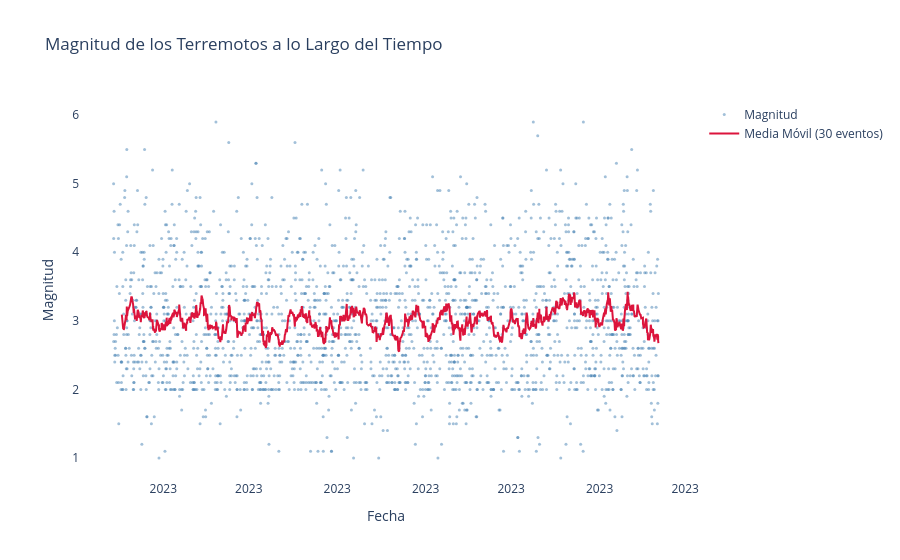

Here is the notebook cell this chart was saved with:
### Code cell
#Creo un grafico Scatter con todos los datos de mustra, incluyo una linea de media movil para identificar tendencias

#Aqui creo una funcion encargada de generar el Scatter y la media movil
def create_line(data):
    # Media móvil de 30 eventos
    data = data.copy()
    data["Media_Movil"] = data["Magnitude"].rolling(window=30).mean()

    fig = go.Figure()

    #Creo el grafico Scatter
    fig.add_trace(go.Scatter(
        x=data["Date & Time"],
        y=data["Magnitude"],
        mode="markers",
        name="Magnitud",
        marker=dict(size=3, color="steelblue", opacity=0.5)
    ))

    #Añado la media movil al grafico
    fig.add_trace(go.Scatter(
        x=data["Date & Time"],
        y=data["Media_Movil"],
        mode="lines",
        name="Media Móvil (30 eventos)",
        line=dict(color="crimson", width=2)
    ))

    #Personalizo titulos, nombres de ejes, color de fondo, etc
    fig.update_layout(
        title="Magnitud de los Terremotos a lo Largo del Tiempo",
        xaxis_title="Fecha",
        yaxis_title="Magnitud",
        xaxis=dict(tickformat="%Y"),
        plot_bgcolor="white",
        hovermode="x unified"
    )
    return fig

figlin = create_line(df)
figlin.show()

### Figure 1 — Plotly figure (JSON) as saved in the notebook; plotly's stock layout.template omitted (floating-point values rounded to 4 significant figures; data arrays with more than 128 entries replaced by an {"elided": "..."} marker saying what was removed)
{"data": [{"marker": {"color": "steelblue", "opacity": 0.5, "size": 3}, "mode": "markers", "name": "Magnitud", "type": "scatter", "x": {"elided": "2000 str values"}, "y": {"elided": "2000 float values"}}, {"line": {"color": "crimson", "width": 2}, "mode": "lines", "name": "Media Móvil (30 eventos)", "type": "scatter", "x": {"elided": "2000 str values"}, "y": {"elided": "2000 float values"}}], "layout": {"hovermode": "x unified", "plot_bgcolor": "white", "title": {"text": "Magnitud de los Terremotos a lo Largo del Tiempo"}, "xaxis": {"tickformat": "%Y", "title": {"text": "Fecha"}}, "yaxis": {"title": {"text": "Magnitud"}}}}
